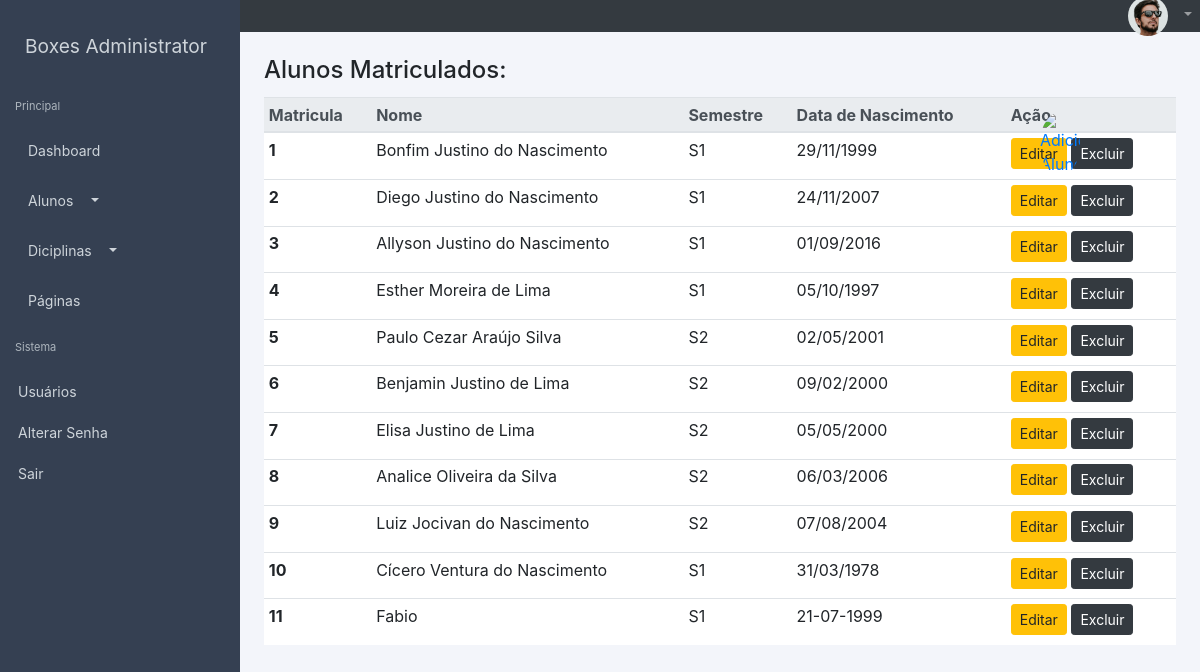
The app's page /alunos/todos (signed in) with its own data.
### lanc_notas/models.py (models this page shows, shortened)
class Aluno(models.Model):
	matricula = models.AutoField(primary_key=True)
	semestre = models.ForeignKey(Turma, on_delete=models.CASCADE)
	nome = models.CharField(max_length=100)
	data_nac = models.CharField(max_length=12, null=True)

class Turma(models.Model):
	cod_turma = models.AutoField(primary_key=True)
	semestre = models.CharField(max_length=30)
	def __str__(self):
		return self.semestre

### lanc_notas/views.py (the view)
# urls.py: path('alunos/todos', views.alunos),
@login_required(login_url='/login') #verifica o usuario
def alunos(request):
	alunos = Aluno.objects.all()
	pagina = str(request.get_full_path())
	print(pagina)
	contexto = {
		'alunos': alunos,
		'pagina': pagina
	}
	return render(request, 'alunos.html', contexto)

### lanc_notas/templates/alunos.html (shortened to what this page needs)
{% extends "layout/base.html" %}
{% block conteudo %}
{% load static %}
  <div class="wrapper">
    <div class="d-flex" id="wrapper">
     {% include "sidebar.html" %}
     <div class="container-fluid">
      {% include 'navbar.html' %}
      {% include 'conteudo/tabela_alunos.html' %}
      <a href="/alunos/novo"><img class="rounded-circle mr-2 btn-add mr-4" src="https://images-na.ssl-images-amazon.com/images/I/412rXWdCJ7L.png" alt="Adicionar Aluno" width="40"></img></a>
     </div>
  </div>
{% endblock %}

### lanc_notas/templates/conteudo/tabela_alunos.html
<div class="conteudo mt-4 ml-4 mr-4">
	{% if alunos %}
		<h4 class="card-title">Alunos Matriculados:</h4>
			<table class="table table-sm p-4">
				<thead class="thead-light">
				    <tr>
				      <th scope="col">Matricula</th>
				      <th scope="col">Nome</th>
				      <th scope="col">Semestre</th>
				      <th scope="col">Data de Nascimento</th>
				      <th id="thacao" scope="col">Ação</th>
				    </tr>
				</thead>
				<tbody>
					{% for aluno in alunos %}
					<tr>
				     	<th scope="row"> {{aluno.matricula}}</th>
				    	<td>{{aluno.nome}}</td>
				    	<td>{{aluno.semestre}}</td>
				    	<td>{{aluno.data_nac}}</td>
				    	<td class="acoes">
				    		<a class="btn btn-sm btn-warning" href="editar/{{aluno.matricula}}">Editar</a>
				    		<a class="btn btn-sm btn-dark" href="excluir/{{aluno.matricula}}">Excluir</a>
				    	</td>
				    </tr>
				    {% endfor %}
				</tbody>
			</table>
	{% endif %}
</div>

### gerencia_notas/static/css/sidebar.css (style rules this page uses)
* { margin: 0; padding: 0; }
.wrapper { display: flex; width: 100%; }
body { overflow-x: visible; }

### gerencia_notas/static/css/estilo.css (style rules this page uses)
* { margin: 0; padding: 0; }
body { background-color: #f3f5fa; }
.container-fluid { margin: 0; padding: 0; }
.table { background: #fff !important; }
.btn-add { position: fixed; right: 8%; top: 14%; display: inline-block; }
@media (min-width: 993px) { .acoes a { margin-bottom: 5px; } }

### records on screen
Aluno: matricula "1", nome "Bonfim Justino do Nascimento", semestre "S1", data_nac "29/11/1999"
Aluno: matricula "2", nome "Diego Justino do Nascimento", semestre "S1", data_nac "24/11/2007"
Aluno: matricula "3", nome "Allyson Justino do Nascimento", semestre "S1", data_nac "01/09/2016"
Aluno: matricula "4", nome "Esther Moreira de Lima", semestre "S1", data_nac "05/10/1997"
Aluno: matricula "5", nome "Paulo Cezar Araújo Silva", semestre "S2", data_nac "02/05/2001"
Aluno: matricula "6", nome "Benjamin Justino de Lima", semestre "S2", data_nac "09/02/2000"
Aluno: matricula "7", nome "Elisa Justino de Lima", semestre "S2", data_nac "05/05/2000"
Aluno: matricula "8", nome "Analice Oliveira da Silva", semestre "S2", data_nac "06/03/2006"
Aluno: matricula "9", nome "Luiz Jocivan do Nascimento", semestre "S2", data_nac "07/08/2004"
Aluno: matricula "10", nome "Cícero Ventura do Nascimento", semestre "S1", data_nac "31/03/1978"
Aluno: matricula "11", nome "Fabio", semestre "S1", data_nac "21-07-1999"
